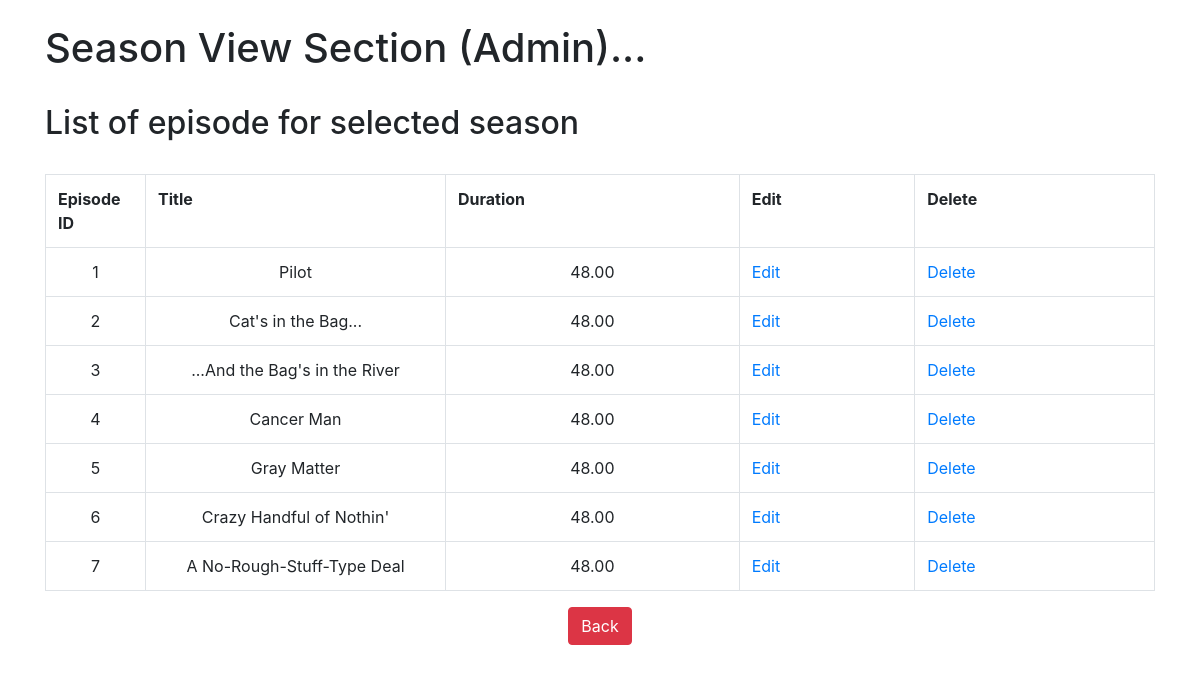
Screenshot of /viewepisode.php?id=1 with the database file from the repository.
### tables this page shows
CREATE TABLE `episode` (
  `Ep_id` int(6) NOT NULL,
  `Title` varchar(255) NOT NULL,
  `Duration` float(5,2) NOT NULL,
  `Season_id` int(6) NOT NULL,
  `views` int(3) NOT NULL
);

### viewepisode.php (the view, shortened to what this page needs)
<?php
include 'dbconnection.php';
include 'head.php'
?>
<html>
<head>
</head>
<body>
	<div class="container">
		<br>
		<h1>Season View Section (Admin)...</h1>
		<br>
		<h2>List of episode for selected season</h2>
		<br>
		<?php
		$id = $_GET['id'];
		$query = "SELECT `Ep_id`, `Title`, `Duration` FROM `episode` where Season_id=$id";
		$result = mysqli_query($con, $query);
		if (mysqli_num_rows($result)) {
		?>
			<table class="table table-bordered">
				<tr>
					<th width="100">Episode ID</th>
					<th width="300">Title</th>
					<th>Duration</th>
					<th>Edit</th>
					<th>Delete</th>
				</tr>
				<?php
				while ($row = mysqli_fetch_array($result)) {
				?>
					<tr>
						<td align="center">
							<?php printf($row[0]); ?>
						</td>
						<td align="center">
							<?php echo $row[1]; ?>
						</td>
						<td align="center">
							<?php echo $row[2]; ?>
						</td>
						<td><a href="edep.php?id=<?php echo $row['Ep_id']; ?>">Edit</a></td>
						<td><a href="delep.php?id=<?php echo $row['Ep_id']; ?>">Delete</a></td>
					</tr>
				<?php
				}
				?>
			</table>
		<?php
		} else {
			echo "No result found";
		}
		?>
	</div>
	<div class="row justify-content-md-center">
		<a class="btn btn-danger" href="view.php" role="button">Back</a>
	</div>
</body>
</html>

### rows the page displays
episode: value "1", Title "Pilot", Duration "48.00"
episode: value "2", Title "Cat's in the Bag...", Duration "48.00"
episode: value "3", Title "...And the Bag's in the River", Duration "48.00"
episode: value "4", Title "Cancer Man", Duration "48.00"
episode: value "5", Title "Gray Matter", Duration "48.00"
episode: value "6", Title "Crazy Handful of Nothin'", Duration "48.00"
episode: value "7", Title "A No-Rough-Stuff-Type Deal", Duration "48.00"
